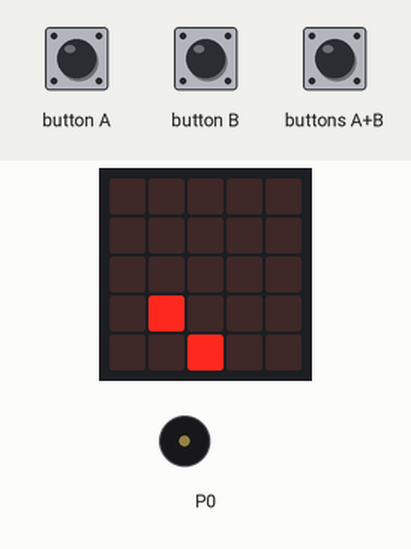
Recording of a program running on a simulated BBC micro:bit (MakeCode). On the bench: the board's 5×5 LED display, buzzer (waves = sounding). Inputs (shaded band) come from the test bench. Random numbers come from a fixed seed; the short countdown, score and lost-life animations are approximate; the run ends where the board's game-over animation would start. At 4.7 s the program stops and its outputs stay as they are.

Above: at 1.2 s.
1.3 s: button A pressed for 0.15 s
At 1.83 s:
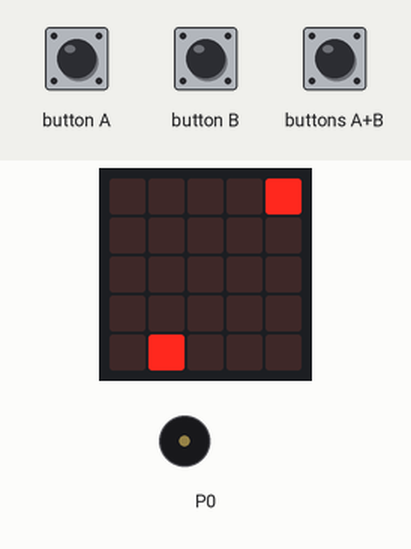
At 5.8 s:
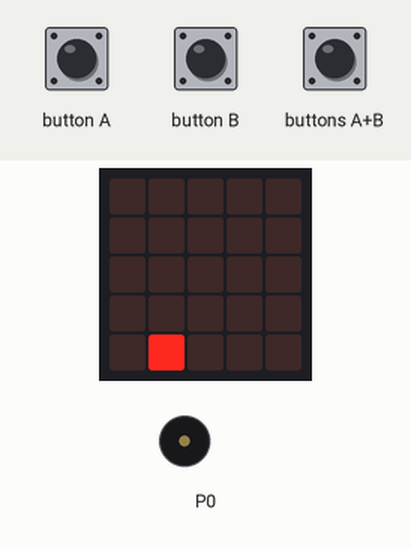
Timing chart, 0 to 6.2 s (numbered marks = the images above; inputs shaded):
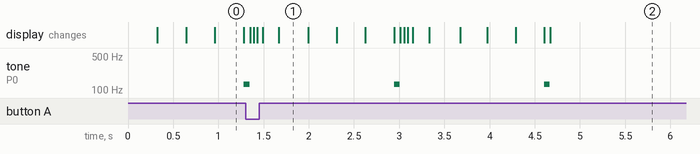

Measured:
- by itself, tone on P0: alternates 131 Hz for 0.06 s and silent for 1.6 s

The program:

main.ts
```typescript
input.onButtonPressed(Button.A, function () {
    BatX += -1
    BatX = Math.max(0, BatX)
    Schlaeger.set(LedSpriteProperty.X, BatX)
})
input.onButtonPressed(Button.AB, function () {
    BatX = 2
    Schlaeger.set(LedSpriteProperty.X, BatX)
})
input.onButtonPressed(Button.B, function () {
    BatX += 1
    BatX = Math.min(4, BatX)
    Schlaeger.set(LedSpriteProperty.X, BatX)
})
let ball: game.LedSprite = null
let ballDa = 0
let Schlaeger: game.LedSprite = null
let BatX = 0
game.setLife(3)
music.setVolume(32)
BatX = 2
Schlaeger = game.createSprite(BatX, 4)
let waittime = 300
basic.forever(function () {
    if (ballDa == 0) {
        ball = game.createSprite(randint(0, 4), 0)
        ballDa = 1
    } else {
        ball.change(LedSpriteProperty.Y, 1)
    }
    if (ball.isTouching(Schlaeger)) {
        music.playTone(262, music.beat(BeatFraction.Eighth))
        game.addScore(1)
        waittime += -1
        ball.delete()
        ballDa = 0
    } else {
        if (ball.get(LedSpriteProperty.Y) >= 4 && !(ball.isDeleted())) {
            music.playTone(131, music.beat(BeatFraction.Eighth))
            ball.delete()
            game.removeLife(1)
            waittime += -1
            ballDa = 0
        }
    }
    if (game.isGameOver()) {
        waittime = 300
    }
    basic.pause(waittime)
})
```

test.ts
```typescript
// Hier kann man Tests durchführen; diese Datei wird nicht kompiliert, wenn dieses Paket als Erweiterung verwendet wird.
```
